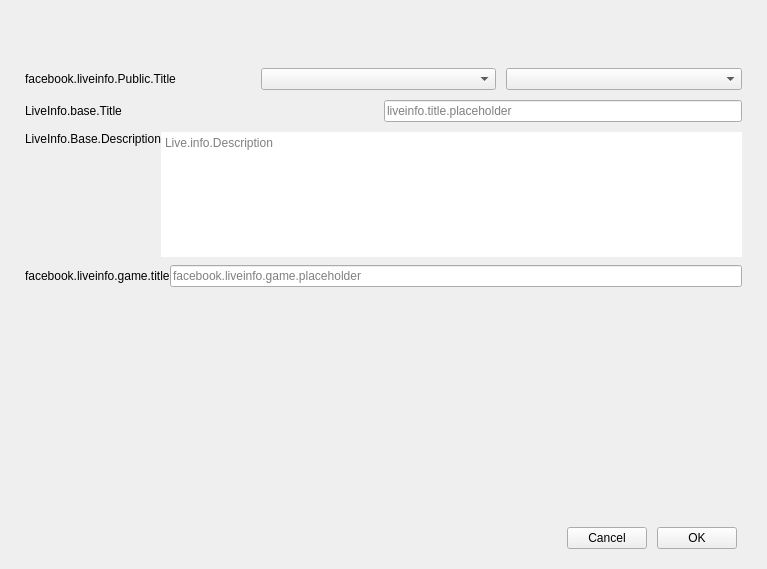
<?xml version="1.0" encoding="UTF-8"?>
<ui version="4.0">
 <class>PLSLiveInfoFacebook</class>
 <widget class="QWidget" name="PLSLiveInfoFacebook">
  <property name="geometry">
   <rect>
    <x>0</x>
    <y>0</y>
    <width>767</width>
    <height>569</height>
   </rect>
  </property>
  <property name="windowTitle">
   <string>PLSLiveInfoFacebook</string>
  </property>
  <layout class="QVBoxLayout" name="verticalLayout">
   <property name="spacing">
    <number>0</number>
   </property>
   <property name="leftMargin">
    <number>0</number>
   </property>
   <property name="topMargin">
    <number>0</number>
   </property>
   <property name="rightMargin">
    <number>0</number>
   </property>
   <property name="bottomMargin">
    <number>0</number>
   </property>
   <item>
    <spacer name="verticalSpacer">
     <property name="orientation">
      <enum>Qt::Vertical</enum>
     </property>
     <property name="sizeType">
      <enum>QSizePolicy::Fixed</enum>
     </property>
     <property name="sizeHint" stdset="0">
      <size>
       <width>20</width>
       <height>30</height>
      </size>
     </property>
    </spacer>
   </item>
   <item>
    <layout class="QHBoxLayout" name="horizontalLayout_6">
     <property name="spacing">
      <number>0</number>
     </property>
     <property name="rightMargin">
      <number>25</number>
     </property>
     <item>
      <spacer name="horizontalSpacer_11">
       <property name="orientation">
        <enum>Qt::Horizontal</enum>
       </property>
       <property name="sizeType">
        <enum>QSizePolicy::Fixed</enum>
       </property>
       <property name="sizeHint" stdset="0">
        <size>
         <width>25</width>
         <height>20</height>
        </size>
       </property>
      </spacer>
     </item>
     <item>
      <widget class="PLSLiveInfoDualWidget" name="dualWidget" native="true"/>
     </item>
     <item>
      <spacer name="horizontalSpacer_2">
       <property name="orientation">
        <enum>Qt::Horizontal</enum>
       </property>
       <property name="sizeHint" stdset="0">
        <size>
         <width>1</width>
         <height>1</height>
        </size>
       </property>
      </spacer>
     </item>
    </layout>
   </item>
   <item>
    <spacer name="verticalSpacer_2">
     <property name="orientation">
      <enum>Qt::Vertical</enum>
     </property>
     <property name="sizeType">
      <enum>QSizePolicy::Fixed</enum>
     </property>
     <property name="sizeHint" stdset="0">
      <size>
       <width>20</width>
       <height>18</height>
      </size>
     </property>
    </spacer>
   </item>
   <item>
    <layout class="QHBoxLayout" name="horizontalLayout">
     <property name="spacing">
      <number>0</number>
     </property>
     <item>
      <spacer name="horizontalSpacer_3">
       <property name="orientation">
        <enum>Qt::Horizontal</enum>
       </property>
       <property name="sizeType">
        <enum>QSizePolicy::Fixed</enum>
       </property>
       <property name="sizeHint" stdset="0">
        <size>
         <width>25</width>
         <height>20</height>
        </size>
       </property>
      </spacer>
     </item>
     <item>
      <widget class="QLabel" name="labelOpen">
       <property name="text">
        <string>facebook.liveinfo.Public.Title</string>
       </property>
      </widget>
     </item>
     <item>
      <widget class="PLSLoadingCombox" name="shareFirstObject"/>
     </item>
     <item>
      <spacer name="horizontalSpacer">
       <property name="orientation">
        <enum>Qt::Horizontal</enum>
       </property>
       <property name="sizeType">
        <enum>QSizePolicy::Fixed</enum>
       </property>
       <property name="sizeHint" stdset="0">
        <size>
         <width>10</width>
         <height>20</height>
        </size>
       </property>
      </spacer>
     </item>
     <item>
      <widget class="PLSLoadingCombox" name="shareSecondObject"/>
     </item>
     <item>
      <spacer name="horizontalSpacer_4">
       <property name="orientation">
        <enum>Qt::Horizontal</enum>
       </property>
       <property name="sizeType">
        <enum>QSizePolicy::Fixed</enum>
       </property>
       <property name="sizeHint" stdset="0">
        <size>
         <width>25</width>
         <height>20</height>
        </size>
       </property>
      </spacer>
     </item>
    </layout>
   </item>
   <item>
    <spacer name="verticalSpacer_3">
     <property name="orientation">
      <enum>Qt::Vertical</enum>
     </property>
     <property name="sizeType">
      <enum>QSizePolicy::Fixed</enum>
     </property>
     <property name="sizeHint" stdset="0">
      <size>
       <width>20</width>
       <height>10</height>
      </size>
     </property>
    </spacer>
   </item>
   <item>
    <layout class="QHBoxLayout" name="horizontalLayout_2">
     <property name="spacing">
      <number>0</number>
     </property>
     <item>
      <spacer name="horizontalSpacer_5">
       <property name="orientation">
        <enum>Qt::Horizontal</enum>
       </property>
       <property name="sizeType">
        <enum>QSizePolicy::Fixed</enum>
       </property>
       <property name="sizeHint" stdset="0">
        <size>
         <width>25</width>
         <height>20</height>
        </size>
       </property>
      </spacer>
     </item>
     <item>
      <widget class="QLabel" name="labelTitle">
       <property name="text">
        <string>LiveInfo.base.Title</string>
       </property>
      </widget>
     </item>
     <item>
      <widget class="PLSLineEdit" name="titleField">
       <property name="sizePolicy">
        <sizepolicy hsizetype="Preferred" vsizetype="Fixed">
         <horstretch>0</horstretch>
         <verstretch>0</verstretch>
        </sizepolicy>
       </property>
       <property name="placeholderText">
        <string>liveinfo.title.placeholder</string>
       </property>
      </widget>
     </item>
     <item>
      <spacer name="horizontalSpacer_6">
       <property name="orientation">
        <enum>Qt::Horizontal</enum>
       </property>
       <property name="sizeType">
        <enum>QSizePolicy::Fixed</enum>
       </property>
       <property name="sizeHint" stdset="0">
        <size>
         <width>25</width>
         <height>20</height>
        </size>
       </property>
      </spacer>
     </item>
    </layout>
   </item>
   <item>
    <spacer name="verticalSpacer_4">
     <property name="orientation">
      <enum>Qt::Vertical</enum>
     </property>
     <property name="sizeType">
      <enum>QSizePolicy::Fixed</enum>
     </property>
     <property name="sizeHint" stdset="0">
      <size>
       <width>20</width>
       <height>10</height>
      </size>
     </property>
    </spacer>
   </item>
   <item>
    <layout class="QHBoxLayout" name="horizontalLayout_3">
     <property name="spacing">
      <number>0</number>
     </property>
     <item>
      <spacer name="horizontalSpacer_7">
       <property name="orientation">
        <enum>Qt::Horizontal</enum>
       </property>
       <property name="sizeType">
        <enum>QSizePolicy::Fixed</enum>
       </property>
       <property name="sizeHint" stdset="0">
        <size>
         <width>25</width>
         <height>20</height>
        </size>
       </property>
      </spacer>
     </item>
     <item>
      <widget class="QLabel" name="labelDescription">
       <property name="text">
        <string>LiveInfo.Base.Description</string>
       </property>
       <property name="alignment">
        <set>Qt::AlignLeading|Qt::AlignLeft|Qt::AlignTop</set>
       </property>
      </widget>
     </item>
     <item>
      <widget class="PLSTextEdit" name="descriptionTitle">
       <property name="frameShape">
        <enum>QFrame::NoFrame</enum>
       </property>
       <property name="acceptRichText">
        <bool>false</bool>
       </property>
       <property name="placeholderText">
        <string>Live.info.Description</string>
       </property>
      </widget>
     </item>
     <item>
      <spacer name="horizontalSpacer_8">
       <property name="orientation">
        <enum>Qt::Horizontal</enum>
       </property>
       <property name="sizeType">
        <enum>QSizePolicy::Fixed</enum>
       </property>
       <property name="sizeHint" stdset="0">
        <size>
         <width>25</width>
         <height>20</height>
        </size>
       </property>
      </spacer>
     </item>
    </layout>
   </item>
   <item>
    <spacer name="verticalSpacer_7">
     <property name="orientation">
      <enum>Qt::Vertical</enum>
     </property>
     <property name="sizeType">
      <enum>QSizePolicy::Fixed</enum>
     </property>
     <property name="sizeHint" stdset="0">
      <size>
       <width>20</width>
       <height>8</height>
      </size>
     </property>
    </spacer>
   </item>
   <item>
    <layout class="QHBoxLayout" name="horizontalLayout_7">
     <property name="spacing">
      <number>0</number>
     </property>
     <item>
      <spacer name="horizontalSpacer_12">
       <property name="orientation">
        <enum>Qt::Horizontal</enum>
       </property>
       <property name="sizeType">
        <enum>QSizePolicy::Fixed</enum>
       </property>
       <property name="sizeHint" stdset="0">
        <size>
         <width>25</width>
         <height>20</height>
        </size>
       </property>
      </spacer>
     </item>
     <item>
      <widget class="QLabel" name="gameLabel">
       <property name="text">
        <string>facebook.liveinfo.game.title</string>
       </property>
      </widget>
     </item>
     <item>
      <widget class="PLSFacebookGameLineEdit" name="gameLineEdit">
       <property name="placeholderText">
        <string>facebook.liveinfo.game.placeholder</string>
       </property>
      </widget>
     </item>
     <item>
      <spacer name="horizontalSpacer_13">
       <property name="orientation">
        <enum>Qt::Horizontal</enum>
       </property>
       <property name="sizeType">
        <enum>QSizePolicy::Fixed</enum>
       </property>
       <property name="sizeHint" stdset="0">
        <size>
         <width>25</width>
         <height>20</height>
        </size>
       </property>
      </spacer>
     </item>
    </layout>
   </item>
   <item>
    <spacer name="verticalSpacer_8">
     <property name="orientation">
      <enum>Qt::Vertical</enum>
     </property>
     <property name="sizeHint" stdset="0">
      <size>
       <width>20</width>
       <height>287</height>
      </size>
     </property>
    </spacer>
   </item>
   <item>
    <widget class="QWidget" name="lineView" native="true">
     <property name="palette">
      <palette>
       <active>
        <colorrole role="WindowText">
         <brush brushstyle="SolidPattern">
          <color alpha="255">
           <red>255</red>
           <green>255</green>
           <blue>255</blue>
          </color>
         </brush>
        </colorrole>
        <colorrole role="Button">
         <brush brushstyle="SolidPattern">
          <color alpha="255">
           <red>21</red>
           <green>21</green>
           <blue>21</blue>
          </color>
         </brush>
        </colorrole>
        <colorrole role="Light">
         <brush brushstyle="SolidPattern">
          <color alpha="255">
           <red>31</red>
           <green>31</green>
           <blue>31</blue>
          </color>
         </brush>
        </colorrole>
        <colorrole role="Midlight">
         <brush brushstyle="SolidPattern">
          <color alpha="255">
           <red>26</red>
           <green>26</green>
           <blue>26</blue>
          </color>
         </brush>
        </colorrole>
        <colorrole role="Dark">
         <brush brushstyle="SolidPattern">
          <color alpha="255">
           <red>10</red>
           <green>10</green>
           <blue>10</blue>
          </color>
         </brush>
        </colorrole>
        <colorrole role="Mid">
         <brush brushstyle="SolidPattern">
          <color alpha="255">
           <red>14</red>
           <green>14</green>
           <blue>14</blue>
          </color>
         </brush>
        </colorrole>
        <colorrole role="Text">
         <brush brushstyle="SolidPattern">
          <color alpha="255">
           <red>255</red>
           <green>255</green>
           <blue>255</blue>
          </color>
         </brush>
        </colorrole>
        <colorrole role="BrightText">
         <brush brushstyle="SolidPattern">
          <color alpha="255">
           <red>255</red>
           <green>255</green>
           <blue>255</blue>
          </color>
         </brush>
        </colorrole>
        <colorrole role="ButtonText">
         <brush brushstyle="SolidPattern">
          <color alpha="255">
           <red>255</red>
           <green>255</green>
           <blue>255</blue>
          </color>
         </brush>
        </colorrole>
        <colorrole role="Base">
         <brush brushstyle="SolidPattern">
          <color alpha="255">
           <red>0</red>
           <green>0</green>
           <blue>0</blue>
          </color>
         </brush>
        </colorrole>
        <colorrole role="Window">
         <brush brushstyle="SolidPattern">
          <color alpha="255">
           <red>21</red>
           <green>21</green>
           <blue>21</blue>
          </color>
         </brush>
        </colorrole>
        <colorrole role="Shadow">
         <brush brushstyle="SolidPattern">
          <color alpha="255">
           <red>0</red>
           <green>0</green>
           <blue>0</blue>
          </color>
         </brush>
        </colorrole>
        <colorrole role="AlternateBase">
         <brush brushstyle="SolidPattern">
          <color alpha="255">
           <red>10</red>
           <green>10</green>
           <blue>10</blue>
          </color>
         </brush>
        </colorrole>
        <colorrole role="ToolTipBase">
         <brush brushstyle="SolidPattern">
          <color alpha="255">
           <red>255</red>
           <green>255</green>
           <blue>220</blue>
          </color>
         </brush>
        </colorrole>
        <colorrole role="ToolTipText">
         <brush brushstyle="SolidPattern">
          <color alpha="255">
           <red>0</red>
           <green>0</green>
           <blue>0</blue>
          </color>
         </brush>
        </colorrole>
        <colorrole role="PlaceholderText">
         <brush brushstyle="SolidPattern">
          <color alpha="128">
           <red>255</red>
           <green>255</green>
           <blue>255</blue>
          </color>
         </brush>
        </colorrole>
       </active>
       <inactive>
        <colorrole role="WindowText">
         <brush brushstyle="SolidPattern">
          <color alpha="255">
           <red>255</red>
           <green>255</green>
           <blue>255</blue>
          </color>
         </brush>
        </colorrole>
        <colorrole role="Button">
         <brush brushstyle="SolidPattern">
          <color alpha="255">
           <red>21</red>
           <green>21</green>
           <blue>21</blue>
          </color>
         </brush>
        </colorrole>
        <colorrole role="Light">
         <brush brushstyle="SolidPattern">
          <color alpha="255">
           <red>31</red>
           <green>31</green>
           <blue>31</blue>
          </color>
         </brush>
        </colorrole>
        <colorrole role="Midlight">
         <brush brushstyle="SolidPattern">
          <color alpha="255">
           <red>26</red>
           <green>26</green>
           <blue>26</blue>
          </color>
         </brush>
        </colorrole>
        <colorrole role="Dark">
         <brush brushstyle="SolidPattern">
          <color alpha="255">
           <red>10</red>
           <green>10</green>
           <blue>10</blue>
          </color>
         </brush>
        </colorrole>
        <colorrole role="Mid">
         <brush brushstyle="SolidPattern">
          <color alpha="255">
           <red>14</red>
           <green>14</green>
           <blue>14</blue>
          </color>
         </brush>
        </colorrole>
        <colorrole role="Text">
         <brush brushstyle="SolidPattern">
          <color alpha="255">
           <red>255</red>
           <green>255</green>
           <blue>255</blue>
          </color>
         </brush>
        </colorrole>
        <colorrole role="BrightText">
         <brush brushstyle="SolidPattern">
          <color alpha="255">
           <red>255</red>
           <green>255</green>
           <blue>255</blue>
          </color>
         </brush>
        </colorrole>
        <colorrole role="ButtonText">
         <brush brushstyle="SolidPattern">
          <color alpha="255">
           <red>255</red>
           <green>255</green>
           <blue>255</blue>
          </color>
         </brush>
        </colorrole>
        <colorrole role="Base">
         <brush brushstyle="SolidPattern">
          <color alpha="255">
           <red>0</red>
           <green>0</green>
           <blue>0</blue>
          </color>
         </brush>
        </colorrole>
        <colorrole role="Window">
         <brush brushstyle="SolidPattern">
          <color alpha="255">
           <red>21</red>
           <green>21</green>
           <blue>21</blue>
          </color>
         </brush>
        </colorrole>
        <colorrole role="Shadow">
         <brush brushstyle="SolidPattern">
          <color alpha="255">
           <red>0</red>
           <green>0</green>
           <blue>0</blue>
          </color>
         </brush>
        </colorrole>
        <colorrole role="AlternateBase">
         <brush brushstyle="SolidPattern">
          <color alpha="255">
           <red>10</red>
           <green>10</green>
           <blue>10</blue>
          </color>
         </brush>
        </colorrole>
        <colorrole role="ToolTipBase">
         <brush brushstyle="SolidPattern">
          <color alpha="255">
           <red>255</red>
           <green>255</green>
           <blue>220</blue>
          </color>
         </brush>
        </colorrole>
        <colorrole role="ToolTipText">
         <brush brushstyle="SolidPattern">
          <color alpha="255">
           <red>0</red>
           <green>0</green>
           <blue>0</blue>
          </color>
         </brush>
        </colorrole>
        <colorrole role="PlaceholderText">
         <brush brushstyle="SolidPattern">
          <color alpha="128">
           <red>255</red>
           <green>255</green>
           <blue>255</blue>
          </color>
         </brush>
        </colorrole>
       </inactive>
       <disabled>
        <colorrole role="WindowText">
         <brush brushstyle="SolidPattern">
          <color alpha="255">
           <red>10</red>
           <green>10</green>
           <blue>10</blue>
          </color>
         </brush>
        </colorrole>
        <colorrole role="Button">
         <brush brushstyle="SolidPattern">
          <color alpha="255">
           <red>21</red>
           <green>21</green>
           <blue>21</blue>
          </color>
         </brush>
        </colorrole>
        <colorrole role="Light">
         <brush brushstyle="SolidPattern">
          <color alpha="255">
           <red>31</red>
           <green>31</green>
           <blue>31</blue>
          </color>
         </brush>
        </colorrole>
        <colorrole role="Midlight">
         <brush brushstyle="SolidPattern">
          <color alpha="255">
           <red>26</red>
           <green>26</green>
           <blue>26</blue>
          </color>
         </brush>
        </colorrole>
        <colorrole role="Dark">
         <brush brushstyle="SolidPattern">
          <color alpha="255">
           <red>10</red>
           <green>10</green>
           <blue>10</blue>
          </color>
         </brush>
        </colorrole>
        <colorrole role="Mid">
         <brush brushstyle="SolidPattern">
          <color alpha="255">
           <red>14</red>
           <green>14</green>
           <blue>14</blue>
          </color>
         </brush>
        </colorrole>
        <colorrole role="Text">
         <brush brushstyle="SolidPattern">
          <color alpha="255">
           <red>10</red>
           <green>10</green>
           <blue>10</blue>
          </color>
         </brush>
        </colorrole>
        <colorrole role="BrightText">
         <brush brushstyle="SolidPattern">
          <color alpha="255">
           <red>255</red>
           <green>255</green>
           <blue>255</blue>
          </color>
         </brush>
        </colorrole>
        <colorrole role="ButtonText">
         <brush brushstyle="SolidPattern">
          <color alpha="255">
           <red>10</red>
           <green>10</green>
           <blue>10</blue>
          </color>
         </brush>
        </colorrole>
        <colorrole role="Base">
         <brush brushstyle="SolidPattern">
          <color alpha="255">
           <red>21</red>
           <green>21</green>
           <blue>21</blue>
          </color>
         </brush>
        </colorrole>
        <colorrole role="Window">
         <brush brushstyle="SolidPattern">
          <color alpha="255">
           <red>21</red>
           <green>21</green>
           <blue>21</blue>
          </color>
         </brush>
        </colorrole>
        <colorrole role="Shadow">
         <brush brushstyle="SolidPattern">
          <color alpha="255">
           <red>0</red>
           <green>0</green>
           <blue>0</blue>
          </color>
         </brush>
        </colorrole>
        <colorrole role="AlternateBase">
         <brush brushstyle="SolidPattern">
          <color alpha="255">
           <red>21</red>
           <green>21</green>
           <blue>21</blue>
          </color>
         </brush>
        </colorrole>
        <colorrole role="ToolTipBase">
         <brush brushstyle="SolidPattern">
          <color alpha="255">
           <red>255</red>
           <green>255</green>
           <blue>220</blue>
          </color>
         </brush>
        </colorrole>
        <colorrole role="ToolTipText">
         <brush brushstyle="SolidPattern">
          <color alpha="255">
           <red>0</red>
           <green>0</green>
           <blue>0</blue>
          </color>
         </brush>
        </colorrole>
        <colorrole role="PlaceholderText">
         <brush brushstyle="SolidPattern">
          <color alpha="128">
           <red>255</red>
           <green>255</green>
           <blue>255</blue>
          </color>
         </brush>
        </colorrole>
       </disabled>
      </palette>
     </property>
     <property name="autoFillBackground">
      <bool>true</bool>
     </property>
    </widget>
   </item>
   <item>
    <spacer name="verticalSpacer_5">
     <property name="orientation">
      <enum>Qt::Vertical</enum>
     </property>
     <property name="sizeType">
      <enum>QSizePolicy::Fixed</enum>
     </property>
     <property name="sizeHint" stdset="0">
      <size>
       <width>20</width>
       <height>19</height>
      </size>
     </property>
    </spacer>
   </item>
   <item>
    <layout class="QHBoxLayout" name="horizontalLayout_5">
     <property name="spacing">
      <number>10</number>
     </property>
     <property name="rightMargin">
      <number>30</number>
     </property>
     <item>
      <spacer name="horizontalSpacer_9">
       <property name="orientation">
        <enum>Qt::Horizontal</enum>
       </property>
       <property name="sizeHint" stdset="0">
        <size>
         <width>40</width>
         <height>20</height>
        </size>
       </property>
      </spacer>
     </item>
     <item>
      <widget class="QPushButton" name="cancelButton">
       <property name="focusPolicy">
        <enum>Qt::NoFocus</enum>
       </property>
       <property name="text">
        <string>Cancel</string>
       </property>
       <property name="useFor" stdset="0">
        <string notr="true">Cancel</string>
       </property>
      </widget>
     </item>
     <item>
      <widget class="QPushButton" name="okButton">
       <property name="focusPolicy">
        <enum>Qt::NoFocus</enum>
       </property>
       <property name="text">
        <string>OK</string>
       </property>
       <property name="useFor" stdset="0">
        <string notr="true">Ok</string>
       </property>
      </widget>
     </item>
    </layout>
   </item>
   <item>
    <spacer name="verticalSpacer_6">
     <property name="orientation">
      <enum>Qt::Vertical</enum>
     </property>
     <property name="sizeType">
      <enum>QSizePolicy::Fixed</enum>
     </property>
     <property name="sizeHint" stdset="0">
      <size>
       <width>20</width>
       <height>20</height>
      </size>
     </property>
    </spacer>
   </item>
  </layout>
 </widget>
 <customwidgets>
  <customwidget>
   <class>PLSLineEdit</class>
   <extends>QLineEdit</extends>
   <header>PLSEdit.h</header>
   <container>1</container>
  </customwidget>
  <customwidget>
   <class>PLSTextEdit</class>
   <extends>QTextEdit</extends>
   <header>PLSEdit.h</header>
  </customwidget>
  <customwidget>
   <class>PLSLiveInfoDualWidget</class>
   <extends>QWidget</extends>
   <header>PLSLiveInfoBase.h</header>
   <container>1</container>
  </customwidget>
  <customwidget>
   <class>PLSLoadingCombox</class>
   <extends>QComboBox</extends>
   <header location="global">PLSLoadingCombox.h</header>
  </customwidget>
  <customwidget>
   <class>PLSFacebookGameLineEdit</class>
   <extends>QLineEdit</extends>
   <header>PLSFacebookGameLineEdit.h</header>
  </customwidget>
 </customwidgets>
 <resources/>
 <connections/>
</ui>
